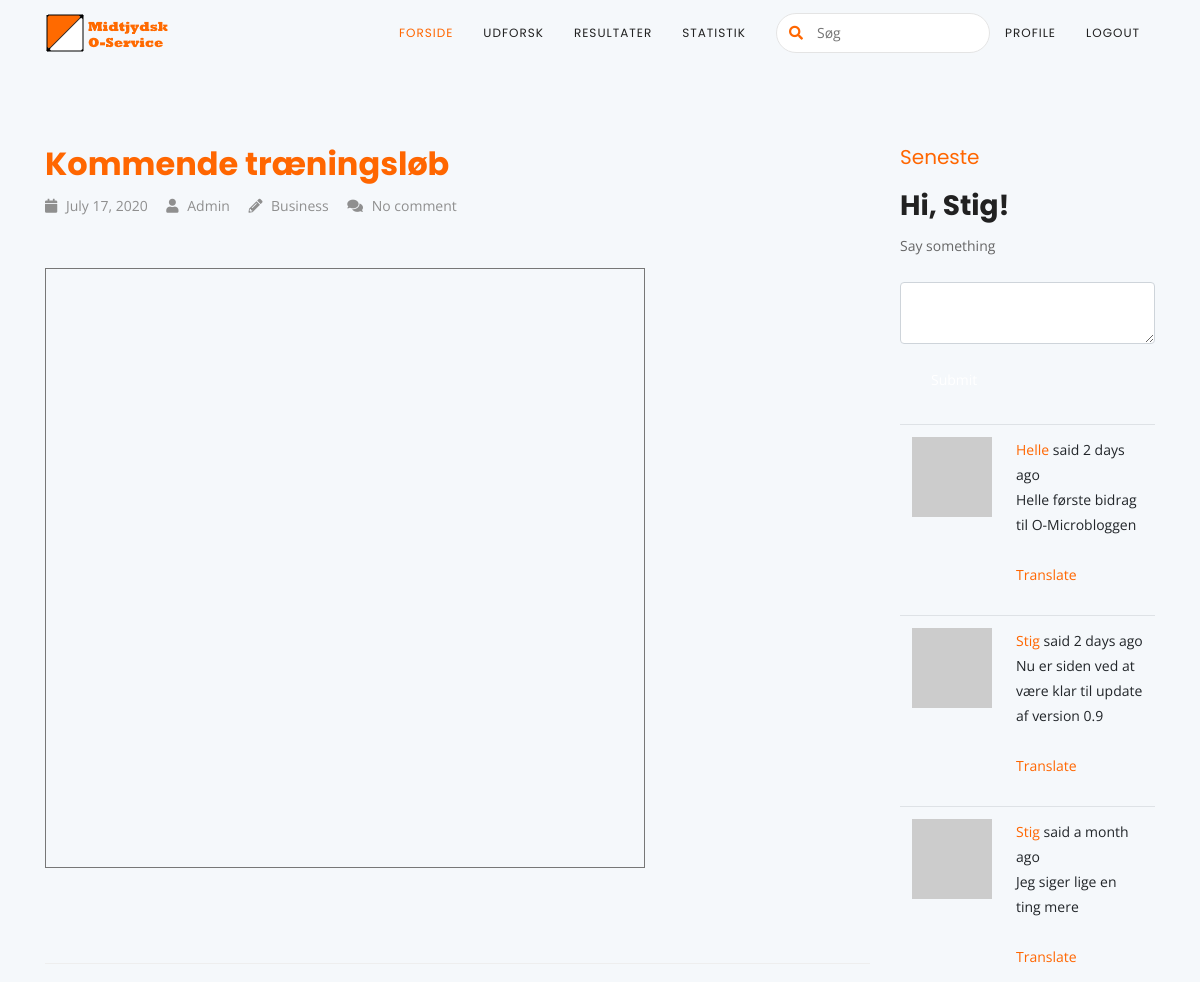
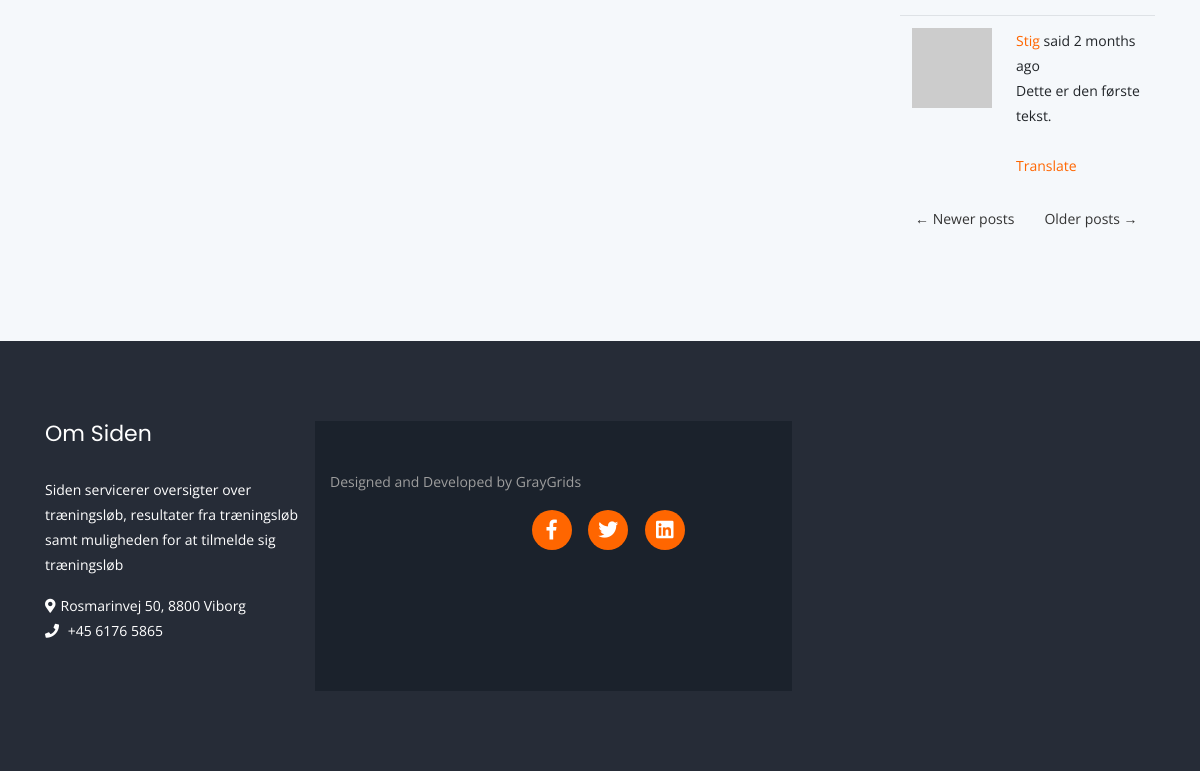
The app's page /index (signed in) with its own data (2 pictures, top to bottom).
### app/models.py (models this page shows, shortened)
class User(UserMixin, db.Model):
    id = db.Column(db.Integer, primary_key=True)
    username = db.Column(db.String(64), index=True, unique=True)
    email = db.Column(db.String(120), index=True, unique=True)
    password_hash = db.Column(db.String(128))
    posts = db.relationship('Post', backref='author', lazy='dynamic')
    about_me = db.Column(db.String(140))
    last_seen = db.Column(db.DateTime, default=datetime.utcnow)
    followed = db.relationship(
        'User', secondary=followers,
        primaryjoin=(followers.c.follower_id == id),
        secondaryjoin=(followers.c.followed_id == id),
        backref=db.backref('followers', lazy='dynamic'), lazy='dynamic')
    def avatar(self, size):
        digest = md5(self.email.lower().encode('utf-8')).hexdigest()
        return 'https://www.gravatar.com/avatar/{}?d=identicon&s={}'.format(
            digest, size)
    def followed_posts(self):
        followed = Post.query.join(
            followers, (followers.c.followed_id == Post.user_id)).filter(
                followers.c.follower_id == self.id)
        own = Post.query.filter_by(user_id=self.id)
        return followed.union(own).order_by(Post.timestamp.desc())

class SearchableMixin(object):
    @classmethod
    def before_commit(cls, session):
        session._changes = {
            'add': list(session.new),
            'update': list(session.dirty),
            'delete': list(session.deleted)
        }
    @classmethod
    def after_commit(cls, session):
        for obj in session._changes['add']:
            if isinstance(obj, SearchableMixin):
                add_to_index(obj.__tablename__, obj)
        for obj in session._changes['update']:
            if isinstance(obj, SearchableMixin):
                add_to_index(obj.__tablename__, obj)
        for obj in session._changes['delete']:
            if isinstance(obj, SearchableMixin):
                remove_from_index(obj.__tablename__, obj)
        session._changes = None

class Post(SearchableMixin, db.Model):
    __searchable__ = ['body']
    id = db.Column(db.Integer, primary_key=True)
    body = db.Column(db.String(140))
    timestamp = db.Column(db.DateTime, index=True, default=datetime.utcnow)
    user_id = db.Column(db.Integer, db.ForeignKey('user.id'))
    language = db.Column(db.String(5))

### app/main/routes.py (the view, shortened to what this page needs)
@bp.route('/', methods=['GET', 'POST'])
@bp.route('/index', methods=['GET', 'POST'])
@login_required
def index():
    form = PostForm()
    page = request.args.get('page', 1, type=int)
    posts = current_user.followed_posts().paginate(
        page, current_app.config['POSTS_PER_PAGE'], False)
    next_url = url_for('main.index', page=posts.next_num) \
        if posts.has_next else None
    prev_url = url_for('main.index', page=posts.prev_num) \
        if posts.has_prev else None
    return render_template('index.html', title=_('Home'), form=form,
                           posts=posts.items, next_url=next_url,
                           prev_url=prev_url)

### app/main/forms.py
class SearchForm(FlaskForm):
    q = StringField(_l('Search'), validators=[DataRequired()])
    def __init__(self, *args, **kwargs):
        if 'formdata' not in kwargs:
            kwargs['formdata'] = request.args
        if 'csrf_enabled' not in kwargs:
            kwargs['csrf_enabled'] = False
        super(SearchForm, self).__init__(*args, **kwargs)

class PostForm(FlaskForm):
    post = TextAreaField(_l('Say something'), validators=[DataRequired()])
    submit = SubmitField(_l('Submit'))

### app/main/routes.py (called while the page is built)
@bp.before_app_request
def before_request():
    if current_user.is_authenticated:
        current_user.last_seen = datetime.utcnow()
        db.session.commit()
        g.search_form = SearchForm()
    g.locale = str(get_locale())

### app/models.py (called while the page is built)
@login.user_loader
def load_user(id):
    return User.query.get(int(id))

### app/templates/index.html (shortened to what this page needs)
{% extends "base.html" %}
{% import 'bootstrap/wtf.html' as wtf %}
{% block app_content %}
	<section class="cta-section section">
		<div class="container">
			<div class="row">
				<div class="col-md-9">
					<article class="blog-post-wrapper wow fadeIn" data-wow-delay="0.3s">
						<header class="author-info">
							<h2 class="blog-post-title"><a href="#">Kommende træningsløb</a></h2>
							<div class="tag-posted-in">
								<ul class="list-unstyled">
									<li><i class="fa fa fa-calendar"></i> <a href="#">July 17, 2020</a></li>
									<li><i class="fa fa-user"></i> <a href="#">Admin</a></li>
									<li><i class="fa fa-pencil-alt"></i> <a href="#">Business</a></li>
									<li><i class="fa fa-comments"></i> <a href="#">No comment</a></li>
								</ul>
							</div>
						</header>
						<section class="blog-post-content">
							<div class="blog-post">
								<p><iframe src="https://calendar.google.com/calendar/b/2/embed?height=600&amp;wkst=1&amp;bgcolor=%23ffffff&amp;ctz=Europe%2FCopenhagen&amp;src=dWllcGEwczk5ZGozaTZtMTdnZGtsNWdra2NAZ3JvdXAuY2FsZW5kYXIuZ29vZ2xlLmNvbQ&amp;color=%231F753C" style="border:solid 1px #777" width="600" height="600" frameborder="0" scrolling="no"></iframe></p>
							</div>
						</section>
					</article>
				</div>
				<div class="col-md-3">
					<div class="sidebar-area">
						<aside class="widget text-widgets wow fadeIn" data-wow-delay="0.3s">
							<h2 class="widget-title">Seneste</h2>
							<h3>{{ _('Hi, %(username)s!', username=current_user.username) }}</h3>
							{% if form %}
							{{ wtf.quick_form(form) }}
							<br>
							{% endif %}
							{% for post in posts %}
								{% include '_post.html' %}
							{% endfor %}
							<div class="blog-pagination clearfix wow fadeIn" data-wow-delay="0.3s">
								<nav aria-label="..." class="">
									<ul class="pagination">
										<li class="page-item disabled">
											<a class="previous{% if not prev_url %} disabled{% endif %}">
												<a href="{{ prev_url or '#' }}">
													<span aria-hidden="true">&larr;</span> {{ _('Newer posts') }}
												</a>
											</a>
										</li>
										<li class="page-item">
											<a class="next{% if not next_url %} disabled{% endif %}">
												<a href="{{ next_url or '#' }}">
													{{ _('Older posts') }} <span aria-hidden="true">&rarr;</span>
												</a>
											</a>
										</li>
									</ul>
								</nav>
							</div>
						</aside>
					</div>
				</div>
			</div>
		</div>
	</section>
{% endblock app_content %}

### app/templates/_post.html (shortened to what this page needs)
    <table class="table table-hover">
        <tr>
            <td width="70px">
                <a href="{{ url_for('main.user', username=post.author.username) }}">
                    <img src="{{ post.author.avatar(70) }}" />
                </a>
            </td>
            <td>
                {{ _('%(username)s said %(when)s',
                    username=user_link, when=moment(post.timestamp).fromNow()) }}
                <br>
                <span id="post{{ post.id }}">{{ post.body }}</span>
                {% if post.language and post.language != g.locale %}
                <br><br>
                <span id="translation{{ post.id }}">
                    <a href="javascript:translate(
                                '#post{{ post.id }}',
                                '#translation{{ post.id }}',
                                '{{ post.language }}',
                                '{{ g.locale }}');">{{ _('Translate') }}</a>
                </span>
                {% endif %}
            </td>
        </tr>
    </table>

### app/static/assets/css/main.css (style rules this page uses)
body { font-family: 'Open Sans', sans-serif; background: #F5F8FB; font-size: 14px; font-weight: 400; -webkit-box-sizing: border-box; -moz-box-sizing: border-box; box-sizing: border-box; -webkit-font-smoothing: subpixel-antialiased; color: #666; overflow-x: hidden; line-height: 25px; -webkit-backface-visibility: hidden; backface-visibility: hidden; }
a { -webkit-transition: all 0.2s linear; -moz-transition: all 0.2s linear; -o-transition: all 0.2s linear; transition: all 0.2s linear; }
ul { padding: 0; }
ul li { margin: 0; list-style-type: none; }
h1, h2, h3, h4, h5, h6 { font-family: 'Poppins', sans-serif; margin-top: 0; font-weight: 700; color: #212121; margin-bottom: 10px; }
.btn, button { padding: 8px 30px; border-radius: 0px; font-weight: 400; color: #fff; font-size: 14px; -webkit-transition: all 0.2s linear; -moz-transition: all 0.2s linear; -o-transition: all 0.2s linear; transition: all 0.2s linear; display: inline-block; }
.section { padding: 80px 0; }
.form-group label { margin-bottom: 24px; }
.form-group .form-control { background: #ffffff; padding-right: 30px; color: #666; position: relative; box-shadow: none; }
.cta-section { width: 100%; position: relative; }
.blog-post-wrapper { margin-bottom: 50px; padding-bottom: 50px; border-bottom: 1px solid #eee; }
.author-info { margin-bottom: 30px; }
.blog-post-content { padding: 20px 0; }
.tag-posted-in li { display: inline-block; margin-right: 15px; }
.tag-posted-in li a { color: #8F8F8F; }
.tag-posted-in li i.fa { color: #8F8F8F; padding-right: 5px; }
.blog-pagination nav ul.pagination li.page-item a { border-radius: 0; margin-right: 15px !important; color: #333; }
.sidebar-area .widget { margin-bottom: 30px; }
h2.widget-title { font-size: 20px; font-weight: 400; margin-bottom: 20px; }
.widget ul { list-style: outside none none; padding-left: 0; }
.blog-post > p { line-height: 29px; }
.blog-pagination { text-align: center; }

### app/static/assets/css/colors/orange.css (style rules this page uses)
a { color: #F60; }
h2.widget-title { color: #F60; }

### records on screen
Post: body "Helle første bidrag til O-Microbloggen"
Post: body "Nu er siden ved at være klar til update af version 0.9"
Post: body "Jeg siger lige en ting mere"
Post: body "Dette er den første tekst."
